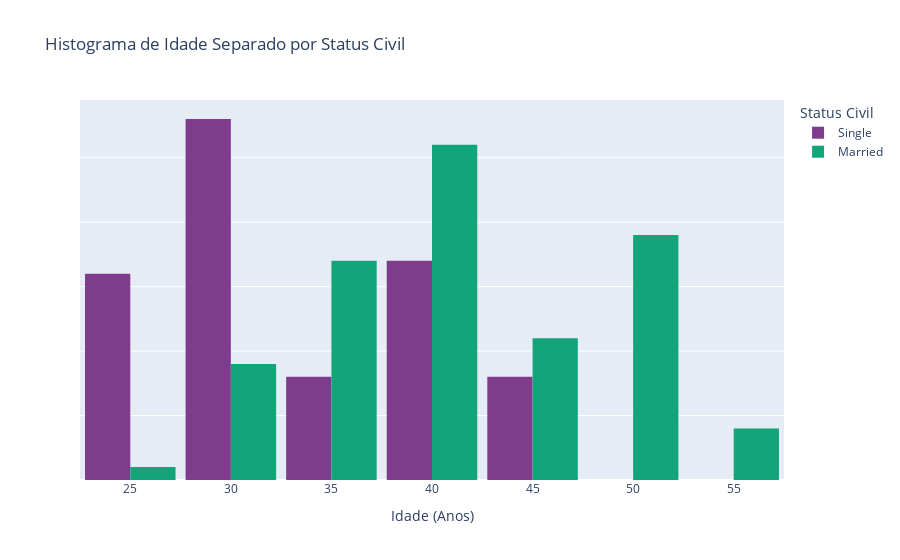
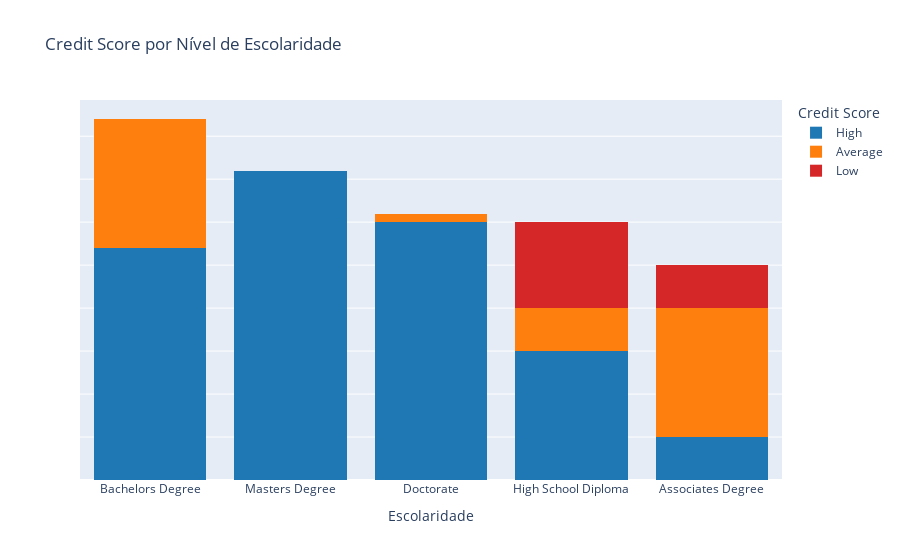
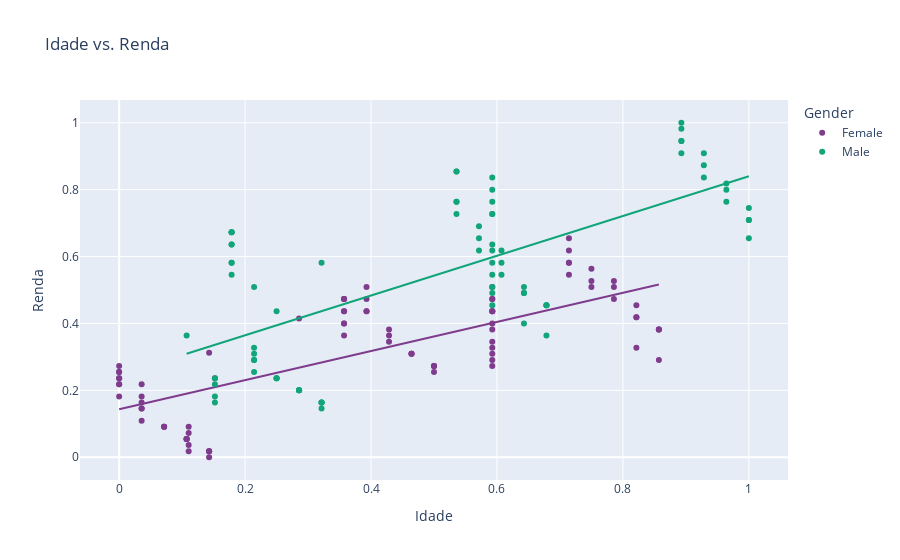
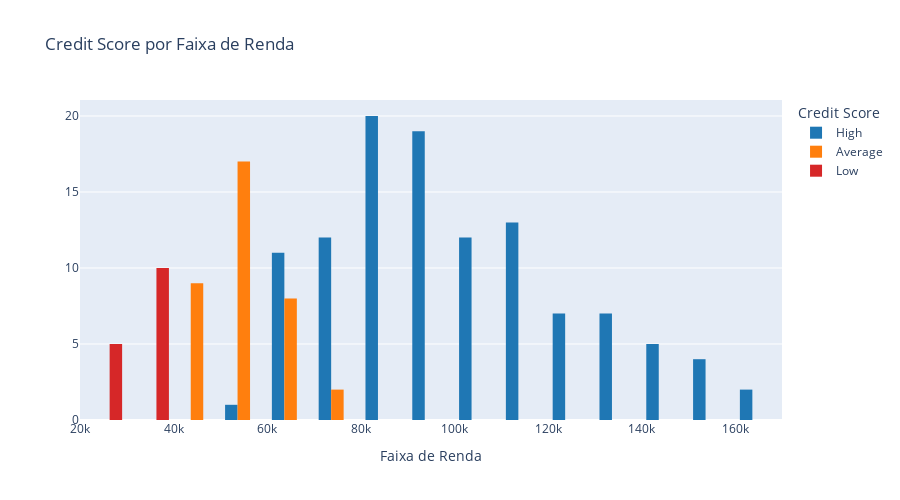

Source (notebook cell) for these figures, in order:
### Markdown cell above
### ANÁLISE CENTRAL E COMENTÁRIOS DOS GRÁFICOS
A base de clientes demonstra um perfil de baixo risco geral e aponta que a estabilidade financeira e doméstica são os preditores mais fortes para um Credit Score "High".

**I. Insights por Variável**
Home Ownership vs. Score:

Insight: Clientes com casa própria ("Owned") são o grupo mais estável, com 98.20% de score "High" e 0% de risco "Low". O grupo "Rented" (Alugados) concentra o maior risco, com aproximadamente 28% de score "Low".

* Fluxo: Home Ownership é um preditor poderoso e deve ser codificado (One-Hot) para a modelagem.

**Faixa de Renda (Income_Bins) vs. Score:**

Insight: Há uma correlação positiva clara. A faixa de renda mais alta concentra a maioria dos scores "High". As faixas de renda média-baixa têm uma mistura maior de "Average" e "Low" Score, indicando maior risco.

* Fluxo: Manter a variável Income para a modelagem. A variável Income_Bins deve ser usada como categórica (Label ou One-Hot).

**Escolaridade vs. Score:**

Insight: Grau avançado (Master/Doctorate) se correlaciona com score "High". No entanto, o risco ("Average" e "Low") é mais evidente nos níveis mais baixos de escolaridade (High School Diploma/Associate Degree).

* Fluxo: Education é um forte preditor ordinal. Deve ser codificado (Label Encoding) para respeitar a hierarquia dos graus.

**Idade (Age):**

Insight: A distribuição da idade é relativamente simétrica e concentrada. O Box Plot sugere que o grupo "Married" tende a ter idades medianas mais altas que o grupo "Single".

* Fluxo: Age será usado como preditor linear, mas sua influência deve ser analisada em conjunto com Marital Status e Income.

II. Próximos Passos (Etapa 3: Preparação para Modelagem)
Correlação Inicial: Verificar o Heatmap de correlação entre Age, Income e Number of Children.

Codificação Categórica:

 - One-Hot Encoding para colunas nominais (Gender, Home Ownership, Marital Status).

 - Codificação Ordinal para Education.

 - Correlação Completa: Replotar a correlação para ver o impacto das variáveis codificadas na variável alvo (Credit Score).

 - Divisão: Separar a base em treino e teste (70/30) usando estratificação (stratify=y).

 - Balanceamento: O Credit Score está desbalanceado (predomínio de "High"). Aplicar SMOTE (ou técnica similar) APENAS na base de treino para equalizar as classes de risco ("Low" e "Average").

### Code cell
# ANÁLISE CENTRAL 

# AGE VS MARITAL STATUS
# Paleta de cores padronizada
CREDIT_SCORE_COLORS = {'High': '#1f77b4', 'Average': '#ff7f0e', 'Low': '#d62728'}  # Azul, Laranja, Vermelho

# IDADE POR STATUS CIVIL

fig_age_bi = px.histogram(
    df,
    x='Age',
    color='Marital Status',
    nbins=10,
    barmode='group',
    title='Histograma de Idade Separado por Status Civil',
    labels={
        'Age': 'Idade (Anos)',
        'count': 'Frequência',
        'Marital Status': 'Status Civil'
    },
    color_discrete_sequence=px.colors.qualitative.Bold
)

fig_age_bi.update_layout(
    yaxis_title=None,        # Oculta o título do eixo Y
    bargap=0.1
)
fig_age_bi.update_yaxes(showticklabels=False)  # Oculta os números do eixo Y
fig_age_bi.show()

# GRÁFICO DE BARRAS EMPILHADO — EDUCATION VS CREDIT SCORE

fig_education_score = px.histogram(
    df,
    x='Education',
    color='Credit Score',
    barmode='stack',
    title='Credit Score por Nível de Escolaridade',
    labels={
        'Education': 'Escolaridade',
        'count': 'Frequência'
    },
    color_discrete_map=CREDIT_SCORE_COLORS  # Paleta de risco padronizada
)

# Ajustes visuais
fig_education_score.update_layout(yaxis_title=None)         # Oculta o título do eixo Y
fig_education_score.update_yaxes(showticklabels=False)      # Oculta os números do eixo Y

fig_education_score.show()


# AGE VS INCOME (Normalizado)
fig_normalized = px.scatter(
    df,
    x='Age_Normalized',
    y='Income_Normalized',
    color='Gender',
    trendline='ols',
    title='Idade vs. Renda',
    color_discrete_sequence=px.colors.qualitative.Bold 
)
fig_normalized.update_layout(
    xaxis_title='Idade',
    yaxis_title='Renda'
)
fig_normalized.show()

# INCOME AGRUPADO VS SCORE CREDIT

column_incom = 'Income'
column_credit_score = 'Credit Score'

# criação do histograma agrupado
fig_income_score = px.histogram(
    df,
    x=column_income,
    color=column_credit_score,
    barmode='group',
    title='Credit Score por Faixa de Renda',
    labels={
        column_income: 'Faixa de Renda',
        column_credit_score: 'Credit Score',
        'count': 'Frequência de Clientes'
    },
    height=500,
    color_discrete_map=CREDIT_SCORE_COLORS  # padronização de cores
)

# ajustes visuais
fig_income_score.update_xaxes(categoryorder='category ascending')  # ordena categorias no eixo x
fig_income_score.update_layout(yaxis_title=None)                  # oculta o título do eixo y
# fig_income_score.update_yaxes(showticklabels=False)               # oculta os números do eixo y

fig_income_score.show()


# HOME OWNERSHIP VS SCORE CREDIT
column_home_ownership = 'Home Ownership'
column_credit_score = 'Credit Score'

# Histograma Agrupado para Moradia vs Score
fig_moradia = px.histogram(
    df,
    x=column_home_ownership,
    color=column_credit_score,
    
    barmode='group',
    
    title='Contagem de Credit Score por Situação da Moradia',
    labels={
        column_home_ownership: 'Situação da Moradia',
        column_credit_score: 'Credit Score',
        'count': 'Frequência de Clientes'
    },
    height=500,
    # PADRONIZAÇÃO DE CORES
    color_discrete_map=CREDIT_SCORE_COLORS 
)

# Ajuste de Ordem
fig_moradia.update_xaxes(categoryorder='array', categoryarray=['Owned', 'Rented'])
fig_moradia.update_layout(yaxis_title=None)                  # oculta o título do eixo y

fig_moradia.show()

### Figure 1 — Plotly figure (JSON) as saved in the notebook; plotly's stock layout.template omitted (floating-point values rounded to 4 significant figures)
{"data": [{"alignmentgroup": "True", "bingroup": "x", "hovertemplate": "Status Civil=Single<br>Idade (Anos)=%{x}<br>count=%{y}<extra></extra>", "legendgroup": "Single", "marker": {"color": "rgb(127, 60, 141)", "pattern": {"shape": ""}}, "name": "Single", "nbinsx": 10, "offsetgroup": "Single", "orientation": "v", "showlegend": true, "type": "histogram", "x": [25.0, 40.0, 26.0, 31.0, 41.59, 28.09, 29.26, 41.59, 28.09, 29.26, 43.0, 29.0, 34.0, 44.0, 25.0, 40.0, 26.0, 31.0, 41.0, 27.0, 32.0, 42.0, 28.0, 33.0, 43.0, 29.0, 34.0, 44.0, 25.0, 25.0, 40.0, 26.0, 31.0, 41.0, 27.0, 32.0, 42.0, 28.0, 33.0, 41.59, 28.09, 29.26, 41.59, 29.26, 25.0, 40.0, 26.0, 31.0, 41.0, 27.0, 32.0, 42.0, 28.0, 33.0, 43.0, 29.0, 34.0, 44.0, 25.0, 25.0, 28.0, 31.0, 32.0, 25.0, 40.0, 26.0, 31.0, 41.59, 28.09, 29.26, 41.59, 28.0, 33.0, 43.0, 29.0, 34.0, 44.0], "xaxis": "x", "yaxis": "y"}, {"alignmentgroup": "True", "bingroup": "x", "hovertemplate": "Status Civil=Married<br>Idade (Anos)=%{x}<br>count=%{y}<extra></extra>", "legendgroup": "Married", "marker": {"color": "rgb(17, 165, 121)", "pattern": {"shape": ""}}, "name": "Married", "nbinsx": 10, "offsetgroup": "Married", "orientation": "v", "showlegend": true, "type": "histogram", "x": [30.0, 35.0, 45.0, 50.0, 41.59, 41.59, 41.59, 41.59, 41.59, 41.59, 41.59, 48.0, 53.0, 39.0, 49.0, 30.0, 35.0, 45.0, 50.0, 36.0, 46.0, 51.0, 37.0, 47.0, 52.0, 38.0, 48.0, 53.0, 39.0, 49.0, 30.0, 35.0, 30.0, 35.0, 45.0, 50.0, 36.0, 46.0, 51.0, 37.0, 47.0, 52.0, 41.59, 41.59, 41.59, 41.59, 41.59, 41.59, 41.59, 30.0, 35.0, 45.0, 50.0, 36.0, 46.0, 51.0, 37.0, 47.0, 52.0, 38.0, 48.0, 53.0, 39.0, 49.0, 30.0, 35.0, 30.0, 35.0, 33.0, 26.0, 29.0, 34.0, 30.0, 35.0, 45.0, 50.0, 36.0, 41.59, 41.59, 41.59, 41.59, 41.59, 38.0, 48.0, 53.0, 39.0, 49.0], "xaxis": "x", "yaxis": "y"}], "layout": {"bargap": 0.1, "barmode": "group", "legend": {"title": {"text": "Status Civil"}, "tracegroupgap": 0}, "title": {"text": "Histograma de Idade Separado por Status Civil"}, "xaxis": {"anchor": "y", "domain": [0, 1], "title": {"text": "Idade (Anos)"}}, "yaxis": {"anchor": "x", "domain": [0, 1], "showticklabels": false, "title": {}}}}

### Figure 2 — Plotly figure (JSON) as saved in the notebook; plotly's stock layout.template omitted (floating-point values rounded to 4 significant figures)
{"data": [{"bingroup": "x", "hovertemplate": "Credit Score=High<br>Escolaridade=%{x}<br>count=%{y}<extra></extra>", "legendgroup": "High", "marker": {"color": "#1f77b4", "pattern": {"shape": ""}}, "name": "High", "orientation": "v", "showlegend": true, "type": "histogram", "x": ["Bachelors Degree", "Masters Degree", "Doctorate", "High School Diploma", "Bachelors Degree", "Masters Degree", "Masters Degree", "Doctorate", "High School Diploma", "Bachelors Degree", "Bachelors Degree", "Masters Degree", "Doctorate", "High School Diploma", "Bachelors Degree", "Masters Degree", "Doctorate", "Associates Degree", "Bachelors Degree", "Masters Degree", "Doctorate", "Masters Degree", "Doctorate", "High School Diploma", "Bachelors Degree", "Masters Degree", "Masters Degree", "Doctorate", "High School Diploma", "Bachelors Degree", "Bachelors Degree", "Masters Degree", "Doctorate", "High School Diploma", "Bachelors Degree", "Masters Degree", "Doctorate", "Associates Degree", "Bachelors Degree", "Masters Degree", "Doctorate", "Masters Degree", "Doctorate", "Masters Degree", "Doctorate", "High School Diploma", "Bachelors Degree", "Masters Degree", "Masters Degree", "Doctorate", "High School Diploma", "Bachelors Degree", "Bachelors Degree", "Masters Degree", "Doctorate", "High School Diploma", "Bachelors Degree", "Masters Degree", "Doctorate", "Associates Degree", "Bachelors Degree", "Masters Degree", "Doctorate", "Masters Degree", "Doctorate", "Masters Degree", "Doctorate", "High School Diploma", "Bachelors Degree", "Masters Degree", "Masters Degree", "Doctorate", "High School Diploma", "Bachelors Degree", "Bachelors Degree", "Masters Degree", "Doctorate", "High School Diploma", "Bachelors Degree", "Masters Degree", "Doctorate", "Associates Degree", "Bachelors Degree", "Masters Degree", "Doctorate", "Masters Degree", "Doctorate", "Masters Degree", "Doctorate", "Masters Degree", "Doctorate", "Masters Degree", "Bachelors Degree", "Masters Degree", "Doctorate", "High School Diploma", "Bachelors Degree", "Masters Degree", "Masters Degree", "Doctorate", "High School Diploma", "Bachelors Degree", "Bachelors Degree", "Masters Degree", "Doctorate", "High School Diploma", "Bachelors Degree", "Masters Degree", "Doctorate", "Associates Degree", "Bachelors Degree", "Masters Degree", "Doctorate"], "xaxis": "x", "yaxis": "y"}, {"bingroup": "x", "hovertemplate": "Credit Score=Average<br>Escolaridade=%{x}<br>count=%{y}<extra></extra>", "legendgroup": "Average", "marker": {"color": "#ff7f0e", "pattern": {"shape": ""}}, "name": "Average", "orientation": "v", "showlegend": true, "type": "histogram", "x": ["Associates Degree", "Bachelors Degree", "Associates Degree", "High School Diploma", "Associates Degree", "Bachelors Degree", "Associates Degree", "Bachelors Degree", "Associates Degree", "High School Diploma", "Associates Degree", "Bachelors Degree", "Bachelors Degree", "Associates Degree", "Bachelors Degree", "Associates Degree", "High School Diploma", "Associates Degree", "Bachelors Degree", "Bachelors Degree", "Associates Degree", "Bachelors Degree", "Associates Degree", "High School Diploma", "Associates Degree", "Bachelors Degree", "Bachelors Degree", "Bachelors Degree", "Bachelors Degree", "Doctorate", "Bachelors Degree", "Associates Degree", "Bachelors Degree", "Associates Degree", "High School Diploma", "Associates Degree"], "xaxis": "x", "yaxis": "y"}, {"bingroup": "x", "hovertemplate": "Credit Score=Low<br>Escolaridade=%{x}<br>count=%{y}<extra></extra>", "legendgroup": "Low", "marker": {"color": "#d62728", "pattern": {"shape": ""}}, "name": "Low", "orientation": "v", "showlegend": true, "type": "histogram", "x": ["High School Diploma", "Associates Degree", "High School Diploma", "High School Diploma", "Associates Degree", "High School Diploma", "High School Diploma", "Associates Degree", "High School Diploma", "High School Diploma", "Associates Degree", "High School Diploma", "High School Diploma", "Associates Degree", "High School Diploma"], "xaxis": "x", "yaxis": "y"}], "layout": {"barmode": "stack", "legend": {"title": {"text": "Credit Score"}, "tracegroupgap": 0}, "title": {"text": "Credit Score por Nível de Escolaridade"}, "xaxis": {"anchor": "y", "domain": [0, 1], "title": {"text": "Escolaridade"}}, "yaxis": {"anchor": "x", "domain": [0, 1], "showticklabels": false, "title": {}}}}

### Figure 3 — Plotly figure (JSON) as saved in the notebook; plotly's stock layout.template omitted (floating-point values rounded to 4 significant figures)
{"data": [{"hovertemplate": "Gender=Female<br>Age_Normalized=%{x}<br>Income_Normalized=%{y}<extra></extra>", "legendgroup": "Female", "marker": {"color": "rgb(127, 60, 141)", "symbol": "circle"}, "mode": "markers", "name": "Female", "orientation": "v", "showlegend": true, "type": "scatter", "x": [0.0, 0.3571, 0.7143, 0.03571, 0.5925, 0.5925, 0.1104, 0.5925, 0.5925, 0.1104, 0.5925, 0.8214, 0.1429, 0.5, 0.8571, 0.0, 0.3571, 0.7143, 0.03571, 0.3929, 0.75, 0.07143, 0.4286, 0.7857, 0.1071, 0.4643, 0.8214, 0.1429, 0.5, 0.8571, 0.0, 0.3571, 0.0, 0.3571, 0.7143, 0.03571, 0.3929, 0.75, 0.07143, 0.4286, 0.7857, 0.1071, 0.5925, 0.5925, 0.1104, 0.5925, 0.5925, 0.1521, 0.5925, 0.0, 0.3571, 0.7143, 0.03571, 0.3929, 0.75, 0.07143, 0.4286, 0.7857, 0.1071, 0.4643, 0.8214, 0.1429, 0.5, 0.8571, 0.0, 0.3571, 0.0, 0.3571, 0.2857, 0.03571, 0.1429, 0.0, 0.3571, 0.7143, 0.03571, 0.3929, 0.5925, 0.1104, 0.5925, 0.5925, 0.1071, 0.4643, 0.8214, 0.1429, 0.5, 0.8571], "xaxis": "x", "y": [0.1818, 0.3636, 0.5455, 0.1091, 0.4, 0.4727, 0.07273, 0.3273, 0.4364, 0.03636, 0.2909, 0.3273, 0.0, 0.2545, 0.2909, 0.2182, 0.4, 0.5818, 0.1455, 0.4364, 0.5091, 0.09091, 0.3455, 0.4727, 0.05455, 0.3091, 0.4182, 0.01818, 0.2727, 0.3818, 0.2364, 0.4364, 0.2545, 0.4727, 0.6182, 0.1636, 0.4727, 0.5273, 0.09091, 0.3636, 0.5091, 0.05455, 0.3091, 0.4364, 0.01818, 0.2727, 0.3818, 0.2364, 0.4364, 0.2727, 0.4727, 0.6545, 0.1818, 0.5091, 0.5636, 0.09091, 0.3818, 0.5273, 0.05455, 0.3091, 0.4545, 0.01818, 0.2727, 0.3818, 0.2364, 0.4364, 0.2545, 0.4727, 0.4145, 0.2182, 0.3127, 0.2182, 0.4, 0.5818, 0.1455, 0.4364, 0.5091, 0.09091, 0.3455, 0.4727, 0.05455, 0.3091, 0.4182, 0.01818, 0.2727, 0.3818], "yaxis": "y"}, {"hovertemplate": "<b>OLS trendline</b><br>Income_Normalized = 0.434819 * Age_Normalized + 0.143597<br>R<sup>2</sup>=0.549479<br><br>Gender=Female<br>Age_Normalized=%{x}<br>Income_Normalized=%{y} <b>(trend)</b><extra></extra>", "legendgroup": "Female", "marker": {"color": "rgb(127, 60, 141)", "symbol": "circle"}, "mode": "lines", "name": "Female", "showlegend": false, "type": "scatter", "x": [0.0, 0.0, 0.0, 0.0, 0.0, 0.0, 0.0, 0.0, 0.03571, 0.03571, 0.03571, 0.03571, 0.03571, 0.03571, 0.07143, 0.07143, 0.07143, 0.1071, 0.1071, 0.1071, 0.1071, 0.1104, 0.1104, 0.1104, 0.1104, 0.1429, 0.1429, 0.1429, 0.1429, 0.1429, 0.1521, 0.2857, 0.3571, 0.3571, 0.3571, 0.3571, 0.3571, 0.3571, 0.3571, 0.3571, 0.3929, 0.3929, 0.3929, 0.3929, 0.4286, 0.4286, 0.4286, 0.4643, 0.4643, 0.4643, 0.5, 0.5, 0.5, 0.5, 0.5925, 0.5925, 0.5925, 0.5925, 0.5925, 0.5925, 0.5925, 0.5925, 0.5925, 0.5925, 0.5925, 0.5925, 0.5925, 0.7143, 0.7143, 0.7143, 0.7143, 0.7143, 0.75, 0.75, 0.75, 0.7857, 0.7857, 0.7857, 0.8214, 0.8214, 0.8214, 0.8214, 0.8571, 0.8571, 0.8571, 0.8571], "xaxis": "x", "y": [0.1436, 0.1436, 0.1436, 0.1436, 0.1436, 0.1436, 0.1436, 0.1436, 0.1591, 0.1591, 0.1591, 0.1591, 0.1591, 0.1591, 0.1747, 0.1747, 0.1747, 0.1902, 0.1902, 0.1902, 0.1902, 0.1916, 0.1916, 0.1916, 0.1916, 0.2057, 0.2057, 0.2057, 0.2057, 0.2057, 0.2097, 0.2678, 0.2989, 0.2989, 0.2989, 0.2989, 0.2989, 0.2989, 0.2989, 0.2989, 0.3144, 0.3144, 0.3144, 0.3144, 0.3299, 0.3299, 0.3299, 0.3455, 0.3455, 0.3455, 0.361, 0.361, 0.361, 0.361, 0.4012, 0.4012, 0.4012, 0.4012, 0.4012, 0.4012, 0.4012, 0.4012, 0.4012, 0.4012, 0.4012, 0.4012, 0.4012, 0.4542, 0.4542, 0.4542, 0.4542, 0.4542, 0.4697, 0.4697, 0.4697, 0.4852, 0.4852, 0.4852, 0.5008, 0.5008, 0.5008, 0.5008, 0.5163, 0.5163, 0.5163, 0.5163], "yaxis": "y"}, {"hovertemplate": "Gender=Male<br>Age_Normalized=%{x}<br>Income_Normalized=%{y}<extra></extra>", "legendgroup": "Male", "marker": {"color": "rgb(17, 165, 121)", "symbol": "circle"}, "mode": "markers", "name": "Male", "orientation": "v", "showlegend": true, "type": "scatter", "x": [0.1786, 0.5357, 0.8929, 0.2143, 0.5925, 0.5925, 0.1521, 0.5925, 0.5925, 0.1521, 0.6429, 1.0, 0.3214, 0.6786, 0.1786, 0.5357, 0.8929, 0.2143, 0.5714, 0.9286, 0.25, 0.6071, 0.9643, 0.2857, 0.6429, 1.0, 0.3214, 0.6786, 0.1786, 0.1786, 0.5357, 0.8929, 0.2143, 0.5714, 0.9286, 0.25, 0.6071, 0.9643, 0.2857, 0.5925, 0.5925, 0.1521, 0.5925, 0.5925, 0.1786, 0.5357, 0.8929, 0.2143, 0.5714, 0.9286, 0.25, 0.6071, 0.9643, 0.2857, 0.6429, 1.0, 0.3214, 0.6786, 0.1786, 0.1786, 0.1071, 0.2143, 0.25, 0.3214, 0.1786, 0.5357, 0.8929, 0.2143, 0.5925, 0.5925, 0.1521, 0.5925, 0.5925, 0.2857, 0.6429, 1.0, 0.3214, 0.6786], "xaxis": "x", "y": [0.5455, 0.7273, 0.9091, 0.2545, 0.5818, 0.8, 0.2182, 0.5091, 0.7273, 0.1818, 0.4, 0.6545, 0.1455, 0.3636, 0.5818, 0.7636, 0.9455, 0.2909, 0.6182, 0.8364, 0.2364, 0.5455, 0.7636, 0.2, 0.4909, 0.7091, 0.1636, 0.4545, 0.6364, 0.6727, 0.8545, 0.9818, 0.3091, 0.6545, 0.8727, 0.2364, 0.5818, 0.8, 0.2, 0.4909, 0.7273, 0.1636, 0.4545, 0.6364, 0.6727, 0.8545, 1.0, 0.3273, 0.6909, 0.9091, 0.2364, 0.6182, 0.8182, 0.2, 0.5091, 0.7455, 0.1636, 0.4545, 0.6364, 0.6727, 0.3636, 0.5091, 0.4364, 0.5818, 0.5818, 0.7636, 0.9455, 0.2909, 0.6182, 0.8364, 0.2364, 0.5455, 0.7636, 0.2, 0.4909, 0.7091, 0.1636, 0.4545], "yaxis": "y"}, {"hovertemplate": "<b>OLS trendline</b><br>Income_Normalized = 0.59441 * Age_Normalized + 0.245569<br>R<sup>2</sup>=0.463271<br><br>Gender=Male<br>Age_Normalized=%{x}<br>Income_Normalized=%{y} <b>(trend)</b><extra></extra>", "legendgroup": "Male", "marker": {"color": "rgb(17, 165, 121)", "symbol": "circle"}, "mode": "lines", "name": "Male", "showlegend": false, "type": "scatter", "x": [0.1071, 0.1521, 0.1521, 0.1521, 0.1521, 0.1786, 0.1786, 0.1786, 0.1786, 0.1786, 0.1786, 0.1786, 0.1786, 0.2143, 0.2143, 0.2143, 0.2143, 0.2143, 0.2143, 0.25, 0.25, 0.25, 0.25, 0.2857, 0.2857, 0.2857, 0.2857, 0.3214, 0.3214, 0.3214, 0.3214, 0.3214, 0.5357, 0.5357, 0.5357, 0.5357, 0.5357, 0.5714, 0.5714, 0.5714, 0.5925, 0.5925, 0.5925, 0.5925, 0.5925, 0.5925, 0.5925, 0.5925, 0.5925, 0.5925, 0.5925, 0.5925, 0.6071, 0.6071, 0.6071, 0.6429, 0.6429, 0.6429, 0.6429, 0.6786, 0.6786, 0.6786, 0.6786, 0.8929, 0.8929, 0.8929, 0.8929, 0.8929, 0.9286, 0.9286, 0.9286, 0.9643, 0.9643, 0.9643, 1.0, 1.0, 1.0, 1.0], "xaxis": "x", "y": [0.3093, 0.336, 0.336, 0.336, 0.336, 0.3517, 0.3517, 0.3517, 0.3517, 0.3517, 0.3517, 0.3517, 0.3517, 0.3729, 0.3729, 0.3729, 0.3729, 0.3729, 0.3729, 0.3942, 0.3942, 0.3942, 0.3942, 0.4154, 0.4154, 0.4154, 0.4154, 0.4366, 0.4366, 0.4366, 0.4366, 0.4366, 0.564, 0.564, 0.564, 0.564, 0.564, 0.5852, 0.5852, 0.5852, 0.5978, 0.5978, 0.5978, 0.5978, 0.5978, 0.5978, 0.5978, 0.5978, 0.5978, 0.5978, 0.5978, 0.5978, 0.6065, 0.6065, 0.6065, 0.6277, 0.6277, 0.6277, 0.6277, 0.6489, 0.6489, 0.6489, 0.6489, 0.7763, 0.7763, 0.7763, 0.7763, 0.7763, 0.7975, 0.7975, 0.7975, 0.8187, 0.8187, 0.8187, 0.84, 0.84, 0.84, 0.84], "yaxis": "y"}], "layout": {"legend": {"title": {"text": "Gender"}, "tracegroupgap": 0}, "title": {"text": "Idade vs. Renda"}, "xaxis": {"anchor": "y", "domain": [0, 1], "title": {"text": "Idade"}}, "yaxis": {"anchor": "x", "domain": [0, 1], "title": {"text": "Renda"}}}}

### Figure 4 — Plotly figure (JSON) as saved in the notebook; plotly's stock layout.template omitted (floating-point values rounded to 4 significant figures)
{"data": [{"alignmentgroup": "True", "bingroup": "x", "hovertemplate": "Credit Score=High<br>Faixa de Renda=%{x}<br>count=%{y}<extra></extra>", "legendgroup": "High", "marker": {"color": "#1f77b4", "pattern": {"shape": ""}}, "name": "High", "offsetgroup": "High", "orientation": "v", "showlegend": true, "type": "histogram", "x": [50000.0, 100000.0, 75000.0, 125000.0, 100000.0, 150000.0, 80000.0, 105000.0, 90000.0, 135000.0, 70000.0, 95000.0, 85000.0, 125000.0, 65000.0, 80000.0, 70000.0, 115000.0, 60000.0, 75000.0, 65000.0, 105000.0, 80000.0, 130000.0, 105000.0, 155000.0, 85000.0, 110000.0, 95000.0, 140000.0, 72500.0, 100000.0, 90000.0, 130000.0, 67500.0, 92500.0, 82500.0, 122500.0, 62500.0, 87500.0, 77500.0, 112500.0, 85000.0, 117500.0, 90000.0, 142500.0, 110000.0, 160000.0, 90000.0, 115000.0, 97500.0, 145000.0, 75000.0, 105000.0, 95000.0, 135000.0, 67500.0, 92500.0, 85000.0, 125000.0, 62500.0, 87500.0, 77500.0, 112500.0, 85000.0, 117500.0, 90000.0, 142500.0, 115000.0, 162500.0, 95000.0, 120000.0, 102500.0, 150000.0, 77500.0, 110000.0, 97500.0, 137500.0, 67500.0, 95000.0, 87500.0, 127500.0, 62500.0, 87500.0, 77500.0, 112500.0, 85000.0, 117500.0, 90000.0, 82000.0, 95000.0, 85000.0, 105000.0, 105000.0, 80000.0, 130000.0, 105000.0, 155000.0, 85000.0, 110000.0, 95000.0, 140000.0, 72500.0, 100000.0, 90000.0, 130000.0, 67500.0, 92500.0, 82500.0, 122500.0, 62500.0, 87500.0, 77500.0], "xaxis": "x", "yaxis": "y"}, {"alignmentgroup": "True", "bingroup": "x", "hovertemplate": "Credit Score=Average<br>Faixa de Renda=%{x}<br>count=%{y}<extra></extra>", "legendgroup": "Average", "marker": {"color": "#ff7f0e", "pattern": {"shape": ""}}, "name": "Average", "offsetgroup": "Average", "orientation": "v", "showlegend": true, "type": "histogram", "x": [40000.0, 60000.0, 55000.0, 50000.0, 45000.0, 55000.0, 45000.0, 65000.0, 57500.0, 52500.0, 47500.0, 57500.0, 60000.0, 47500.0, 67500.0, 57500.0, 52500.0, 47500.0, 57500.0, 62500.0, 50000.0, 70000.0, 57500.0, 52500.0, 47500.0, 57500.0, 60000.0, 75000.0, 55000.0, 68000.0, 55000.0, 45000.0, 65000.0, 57500.0, 52500.0, 47500.0], "xaxis": "x", "yaxis": "y"}, {"alignmentgroup": "True", "bingroup": "x", "hovertemplate": "Credit Score=Low<br>Faixa de Renda=%{x}<br>count=%{y}<extra></extra>", "legendgroup": "Low", "marker": {"color": "#d62728", "pattern": {"shape": ""}}, "name": "Low", "offsetgroup": "Low", "orientation": "v", "showlegend": true, "type": "histogram", "x": [35000.0, 30000.0, 25000.0, 37500.0, 32500.0, 27500.0, 37500.0, 32500.0, 27500.0, 37500.0, 32500.0, 27500.0, 37500.0, 32500.0, 27500.0], "xaxis": "x", "yaxis": "y"}], "layout": {"barmode": "group", "height": 500, "legend": {"title": {"text": "Credit Score"}, "tracegroupgap": 0}, "title": {"text": "Credit Score por Faixa de Renda"}, "xaxis": {"anchor": "y", "categoryorder": "category ascending", "domain": [0, 1], "title": {"text": "Faixa de Renda"}}, "yaxis": {"anchor": "x", "domain": [0, 1], "title": {}}}}
